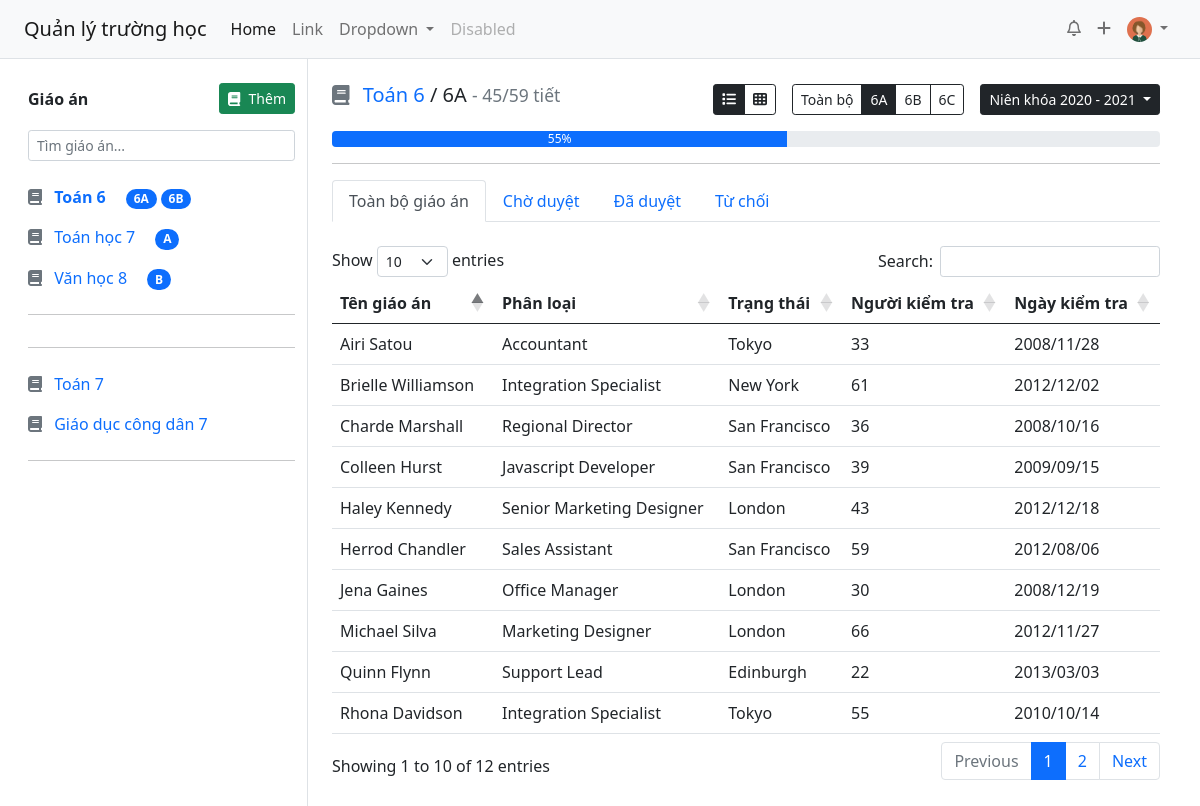
The app's page / (signed in), older data.
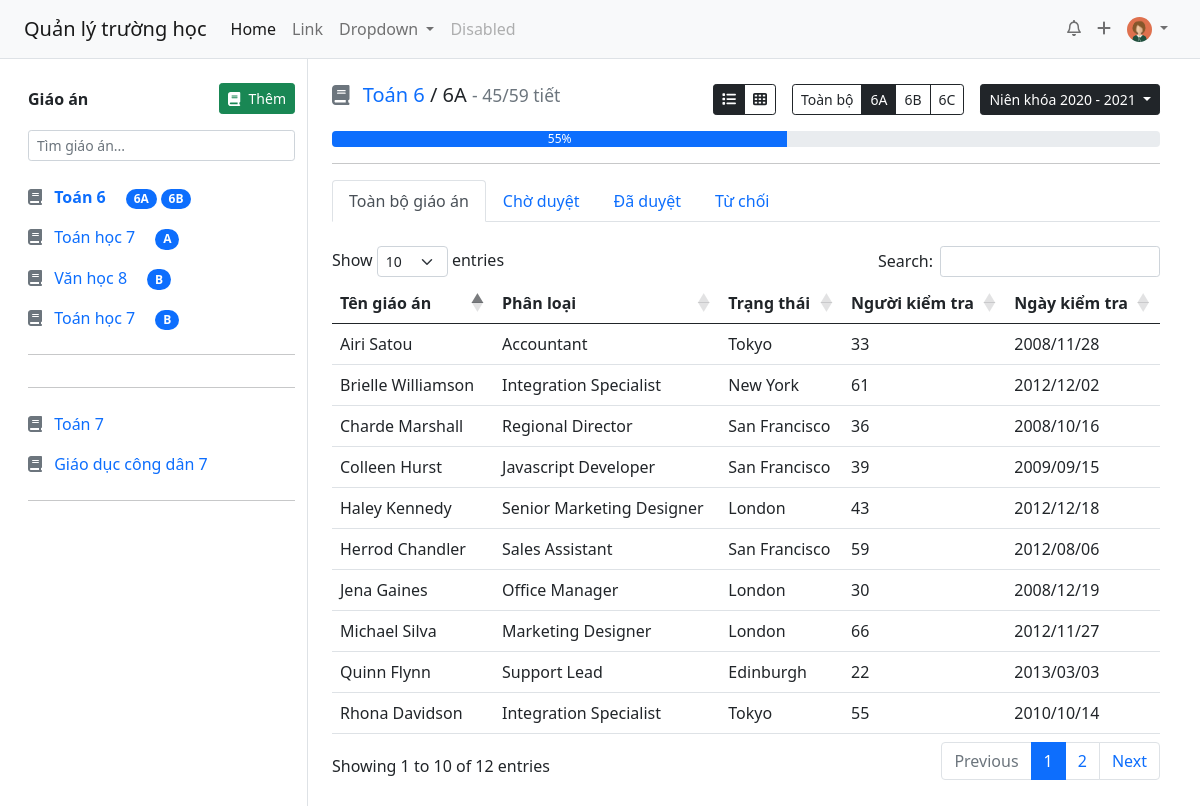
The same page, newer data.
### lessonmanagement/models.py (models this page shows, shortened)
class Teacher(models.Model):
    user = models.OneToOneField(User, on_delete=models.SET_NULL, blank=True, null=True, verbose_name="Tài khoản đăng nhập", help_text="Tài khoản đăng nhập viết liền không dấu. Ví dụ: nhhieu. Viết tắt của Nguyễn Hữu Hiếu. Nếu trùng họ tên thì thêm số vào sau, ví dụ nhhieu2")
    firstname = models.CharField("Họ",max_length=200, blank=True)
    lastname = models.CharField("Tên", max_length=200, blank=True)
    zalo_number = models.DecimalField(verbose_name="Số điện thoại",help_text="Số điện thoại có đăng ký zalo, sử dụng để nhận thông báo từ ban giám hiệu", max_digits=12, decimal_places=0,null=True, blank=True)
    birth_date = models.DateField("Ngày sinh", null=True, blank=True, help_text="Định dạng: năm - tháng - ngày. Ví dụ: 1990-04-21")
    SEX_CHOICES = [
    ('male', 'Nam'),
    ('female', 'Nữ')
    ]
    sex = models.CharField(verbose_name="Giới tính", max_length=6, choices=SEX_CHOICES, null=True, blank=True)
    main_subject = models.ForeignKey("Subject",on_delete=models.SET_NULL,null=True,blank=True)
    is_work = models.BooleanField("Có đang công tác",default=True, help_text="Tích vào ô nếu đang công tác tại trường, bỏ tích nếu đã nghỉ hưu hoặc chuyển sang đơn vị khác")
    def user_directory_path(instance, filename):
        return 'user_{0}/{1}'.format(instance.user.id, filename)
    avatar = models.ImageField("Ảnh đại diện", help_text = "Ảnh nên được crop về ảnh vuông để đạt được độ thẩm mỹ cao nhất",upload_to = user_directory_path, blank = True, null = True)
    def full_name(self):
        return '%s %s' % (self.firstname, self.lastname)
    def classyear_subject_list_6(self):
        subjectclassyear = SubjectClassYear.objects.filter(teacher=self.user.id)
        j = []
        for i in subjectclassyear:
            if i.classyear.class_level == 6:
                j.append(i)
        return j

class SubjectClassYear(models.Model):
    subject = models.ForeignKey(Subject, on_delete=models.SET_NULL, null=True, blank=True)
    classyear = models.ForeignKey(ClassYear, on_delete=models.SET_NULL, null=True, blank=True)
    total_lesson = models.IntegerField(blank=True,null=True)
    current_lesson = models.IntegerField(blank=True, null=True)
    teacher = models.ForeignKey(Teacher, on_delete=models.SET_NULL, null=True, blank=True,related_name='subjectclassyearlist')
    startdate = models.DateField(blank=True, null=True)
    enddate = models.DateField(blank=True, null=True)

class SubjectAbstract(models.Model):
    title = models.CharField(max_length=20, verbose_name="Tên môn học", help_text="Tên chính xác của môn học theo quy định của Bộ Giáo Dục")
    description = models.TextField("Mô tả môn học", blank=True)
    coverimage = models.ImageField("Ảnh bìa cho môn học", upload_to = "subject/", null = True, blank = True)
    class Meta:
        abstract = True

class Subject(SubjectAbstract):
    group = models.ForeignKey("GroupSubject", related_name='subject123',on_delete=models.SET_NULL, null=True, blank=True)
    member = models.ManyToManyField(Teacher, through="SubjectTeacher")
    classyear = models.ManyToManyField("ClassYear", through="SubjectClassYear")
    class Meta:
        verbose_name = "Môn học"
        verbose_name_plural = "Môn học"

class ClassYear(models.Model):
    TITLE_CHOICES = [
    ('a', 'A'),
    ('b', 'B'),
    ('c', 'C'),
    ('d', 'D')
    ]
    title = models.CharField(verbose_name="Tên lớp", max_length=1, choices=TITLE_CHOICES)
    startyear = models.IntegerField()
    def class_level(self):
        now = datetime.now()
        if (self.startyear) == now.year:
            return 6
        elif (self.startyear + 1) == now.year:
            return 7
        elif (self.startyear + 2) == now.year:
            return 8
        elif (self.startyear + 3) == now.year:
            return 9
        else:
            return "Đã tốt nghiệp khoá %s - %s" %( self.startyear, self.startyear+3)
    class Meta:
        unique_together = ('title', 'startyear')
        verbose_name = "Lớp học"
        verbose_name_plural = "Lớp học"

### lessonmanagement/views.py (the view)
# urls.py: path('', views.index, name="index"),
def index(request):
    lesson = Lesson.objects.filter(teacher=request.user.teacher.id)
    teachersubjectclassyear = SubjectClassYear.objects.filter(teacher=request.user.teacher.id)
    context = {'lesson_list':lesson,'teachersubjectclassyear':teachersubjectclassyear
    }
    return render(request, 'base.html', context)

### lessonmanagement/templates/base.html (shortened to what this page needs)
<!doctype html>
<html lang="en">
  <head>
    {% load static %}
    <link rel="stylesheet" href="https://cdn.jsdelivr.net/npm/bootstrap@5.0.0-beta1/dist/css/bootstrap.min.css">
    <link rel="stylesheet" href="https://cdn.datatables.net/1.10.24/css/dataTables.bootstrap5.min.css">
    <link href="https://cdn.jsdelivr.net/npm/bootstrap@5.0.0-beta3/dist/css/bootstrap.min.css" rel="stylesheet">
  </head>
  <body>
    {% include 'topnav.html' %}
    <div class="container-fluid">
      <div class="row px-lg-3">
        <div class="col-3 border-end ">
          {% include 'sidebar.html' %}
        </div>
        <div class="col-9 pt-4 ps-4 pe-lg-4 ">
          <div class="d-flex justify-content-between align-items-center">
          <h5> <i class="fas fa-book me-2 text-muted"></i>  <a href="#" class="text-decoration-none">Toán 6</a> / 6A <small class="text-muted"> - 45/59 tiết</small> </h5>
          <div class="d-flex">
            <div class="btn-group btn-group-sm  me-3" role="group" aria-label="Basic outlined example">
              <button type="button" class="btn btn-outline-dark active"><i class="fas fa-list"></i></button>
              <button type="button" class="btn btn-outline-dark "><i class="fas fa-th"></i></button>
            </div>
            <div class="btn-group btn-group-sm me-3">
              <a href="#" class="btn btn-outline-dark " aria-current="page">Toàn bộ</a>
              <a href="#" class="btn btn-outline-dark active " aria-current="page">6A</a>
              <a href="#" class="btn btn-outline-dark">6B</a>
              <a href="#" class="btn btn-outline-dark">6C</a>
            </div>
          <div class="dropdown">
            <button class="btn btn-sm btn-dark dropdown-toggle" type="button" id="dropdownMenuButton1" data-bs-toggle="dropdown" aria-expanded="false">
              Niên khóa 2020 - 2021
            </button>
          </div>
          </div>
          </div>
          <div class="progress mt-3" >
            <div class="progress-bar" role="progressbar" style="width: 55%;" aria-valuenow="15" aria-valuemin="0" aria-valuemax="100">55%</div>
          </div>
          <hr>
          <ul class="nav nav-tabs" id="myTab" role="tablist">
            <li class="nav-item" role="presentation">
              <button class="nav-link active" id="home-tab" data-bs-toggle="tab" data-bs-target="#home" type="button" role="tab" aria-controls="home" aria-selected="true">Toàn bộ giáo án</button>
            </li>
            <li class="nav-item" role="presentation">
              <button class="nav-link" id="profile-tab" data-bs-toggle="tab" data-bs-target="#profile" type="button" role="tab" aria-controls="profile" aria-selected="false">Chờ duyệt</button>
            </li>
            <li class="nav-item" role="presentation">
              <button class="nav-link" id="contact-tab" data-bs-toggle="tab" data-bs-target="#contact" type="button" role="tab" aria-controls="contact" aria-selected="false">Đã duyệt</button>
            </li>
            <li class="nav-item" role="presentation">
              <button class="nav-link" id="contact-tab" data-bs-toggle="tab" data-bs-target="#contact" type="button" role="tab" aria-controls="contact" aria-selected="false">Từ chối</button>
            </li>
          </ul>
          <div class="tab-content" id="myTabContent">
            <div class="tab-pane fade show active py-4" id="home" role="tabpanel" aria-labelledby="home-tab">
            {% include "table.html" %}
            </div>
          </div>
        </div>
      </div>
    </div>
  </body>
</html>

### lessonmanagement/templates/topnav.html (shortened to what this page needs)
      <nav class="navbar navbar-expand-lg navbar-light bg-light border-bottom  ">
        <div class="container-fluid px-lg-4">
          <a class="navbar-brand" href="#">Quản lý trường học</a>
          <div class="collapse navbar-collapse" id="navbarSupportedContent">
            <ul class="navbar-nav me-auto mb-2 mb-lg-0">
              <li class="nav-item">
                <a class="nav-link active" aria-current="page" href="#">Home</a>
              </li>
              <li class="nav-item">
                <a class="nav-link" href="#">Link</a>
              </li>
              <li class="nav-item dropdown">
                <a class="nav-link dropdown-toggle" href="#" id="navbarDropdown" role="button" data-bs-toggle="dropdown" aria-expanded="false">
                  Dropdown
                </a>
              </li>
              <li class="nav-item">
                <a class="nav-link disabled" href="#" tabindex="-1" aria-disabled="true">Disabled</a>
              </li>
            </ul>
            <ul class="navbar-nav  mb-2 mb-lg-0">
              <li class="nav-item">
                <a class="nav-link"  href="#"><i class="far fa-bell"></i></a>
              </li>
              <li class="nav-item">
                <a class="nav-link" href="#"><i class="fas fa-plus"></i></a>
              </li>
              <li class="nav-item dropdown">
                <a class="nav-link dropdown-toggle" href="#" id="navbarDropdown" role="button" data-bs-toggle="dropdown" aria-expanded="false">
                  <img src="{% if request.user.teacher.avatar %}{{ request.user.teacher.avatar.url }} {% endif %}" class="rounded-circle" alt="" height="25px">
                </a>
              </li>
            </ul>
          </div>
        </div>
      </nav>

### lessonmanagement/templates/sidebar.html (shortened to what this page needs)
<div class="position-sticky top-0 start-0 pt-4">
    <div class="d-flex justify-content-between mb-3 align-items-center">
      <span class="fw-bold">Giáo án</span>
      <button type="button" class="btn btn-success btn-sm  "><i class="fas fa-book me-2"></i>Thêm</button>
      </div>
      <input class="form-control mb-3  form-control-sm" list="datalistOptions" id="exampleDataList" placeholder="Tìm giáo án...">
      <div class="list-group list-group-flush ">
        <a href="#" class="list-group-item list-group-item-action border-0 fw-bold text-primary px-0" aria-current="true">
          <i class="fas fa-book me-2 text-muted"></i> Toán 6 <span class="badge rounded-pill bg-primary ms-3">6A</span> <span class="badge rounded-pill bg-primary">6B</span>
        </a>
        {% for i in teachersubjectclassyear %}
        <a href="#" class="list-group-item list-group-item-action border-0 text-primary px-0" aria-current="true">
          <i class="fas fa-book me-2 text-muted"></i>   {{ i.subject.title }} {{ i.classyear.class_level }} <span class="badge rounded-pill bg-primary ms-3"> {{ i.classyear.get_title_display }}</span>
        </a>
        {% endfor %}
        <hr>
        <hr>
        <a href="#" class="list-group-item list-group-item-action border-0 text-primary  px-0" aria-current="true">
          <i class="fas fa-book me-2 text-muted"></i> Toán 7
        </a>
        <a href="#" class="list-group-item list-group-item-action border-0 text-primary  px-0" aria-current="true">
          <i class="fas fa-book me-2 text-muted"></i> Giáo dục công dân 7
        </a>
      </div>
      <hr>
    </div>

### lessonmanagement/templates/table.html (shortened to what this page needs)
<table id="exampletable" class="table table-hover " style="width:100%">
    <thead >
        <tr>
            <th>Tên giáo án</th>
            <th>Phân loại</th>
            <th>Trạng thái</th>
            <th>Người kiểm tra</th>
            <th>Ngày kiểm tra</th>
        </tr>
    </thead>
    <tbody>
        <tr>
            <td>Airi Satou</td>
            <td>Accountant</td>
            <td>Tokyo</td>
            <td>33</td>
            <td>2008/11/28</td>
        </tr>
        <tr>
            <td>Brielle Williamson</td>
            <td>Integration Specialist</td>
            <td>New York</td>
            <td>61</td>
            <td>2012/12/02</td>
        </tr>
        <tr>
            <td>Herrod Chandler</td>
            <td>Sales Assistant</td>
            <td>San Francisco</td>
            <td>59</td>
            <td>2012/08/06</td>
        </tr>
        <tr>
            <td>Rhona Davidson</td>
            <td>Integration Specialist</td>
            <td>Tokyo</td>
            <td>55</td>
            <td>2010/10/14</td>
        </tr>
        <tr>
            <td>Colleen Hurst</td>
            <td>Javascript Developer</td>
            <td>San Francisco</td>
            <td>39</td>
            <td>2009/09/15</td>
        </tr>
        <tr>
            <td>Jena Gaines</td>
            <td>Office Manager</td>
            <td>London</td>
            <td>30</td>
            <td>2008/12/19</td>
        </tr>
        <tr>
            <td>Quinn Flynn</td>
            <td>Support Lead</td>
            <td>Edinburgh</td>
            <td>22</td>
            <td>2013/03/03</td>
        </tr>
        <tr>
            <td>Charde Marshall</td>
            <td>Regional Director</td>
            <td>San Francisco</td>
            <td>36</td>
            <td>2008/10/16</td>
        </tr>
        <tr>
            <td>Haley Kennedy</td>
            <td>Senior Marketing Designer</td>
            <td>London</td>
            <td>43</td>
            <td>2012/12/18</td>
        </tr>
        <tr>
            <td>Michael Silva</td>
            <td>Marketing Designer</td>
            <td>London</td>
            <td>66</td>
            <td>2012/11/27</td>
        </tr>
    </tbody>
</table>

Row changes from the older to the newer data that the page shows:
added SubjectClassYear: subject "Toán học", classyear.class_level "7", classyear "B"
